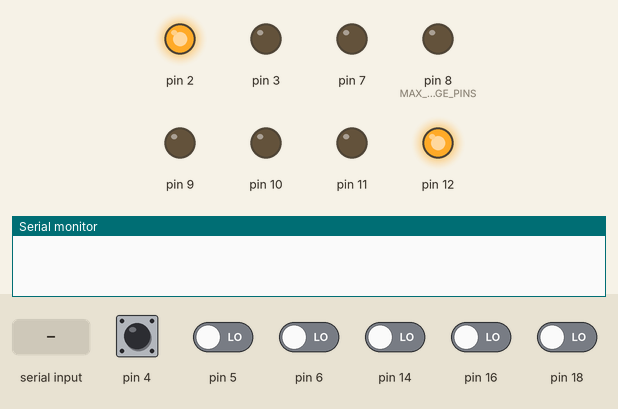
Simulated run of this sketch. Board: Arduino Uno, built with avr-gcc and run on an emulated ATmega328P. On the bench: output pins drawn as LEDs (lit = HIGH), the last lines printed to the serial monitor. Dashed ring = blinking. The test bench sets the inputs (shaded band); at power-on: pin 4–6, pin 14, pin 16, pin 18 LOW.

Above: at 1.2 s.
1.3 s: "p\n" received over Serial
At 3.7 s:
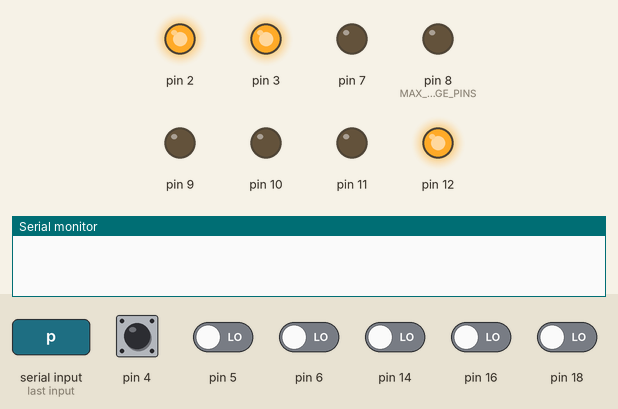
4.3 s: "o\n" received over Serial
At 5.97 s:
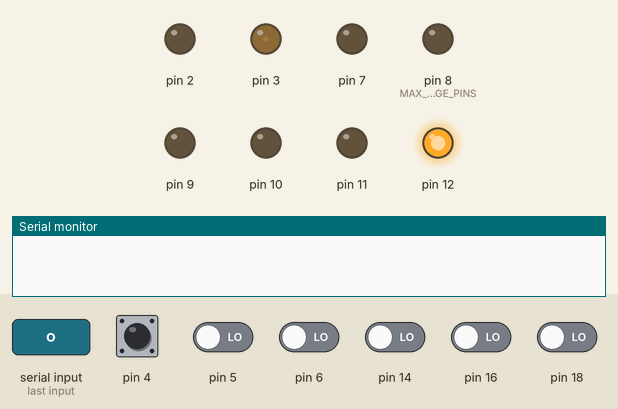
7.3 s: pin 4 driven HIGH
9.3 s: "e\n" received over Serial
10.8 s: pin 4 pulsed LOW 5 times (0.12 s each, 0.3 s apart)
At 12.4 s:
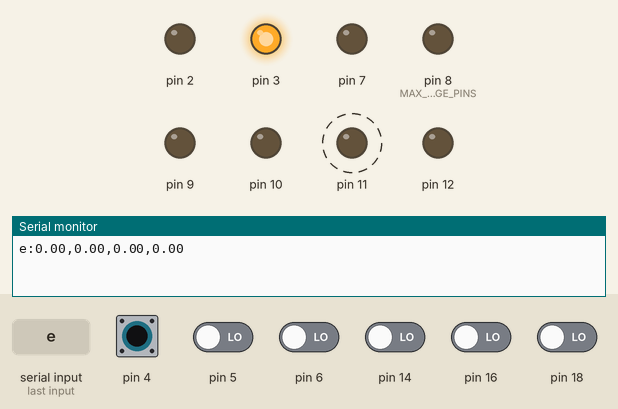
13.8 s: "p\n" received over Serial
At 17.57 s:
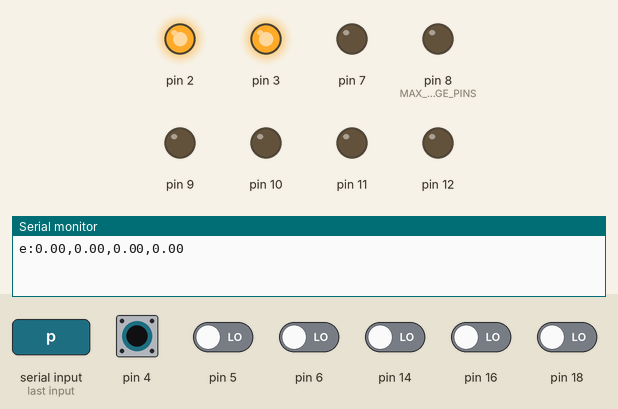
Timing chart, 0 to 17.8 s (numbered marks = the images above; inputs shaded):
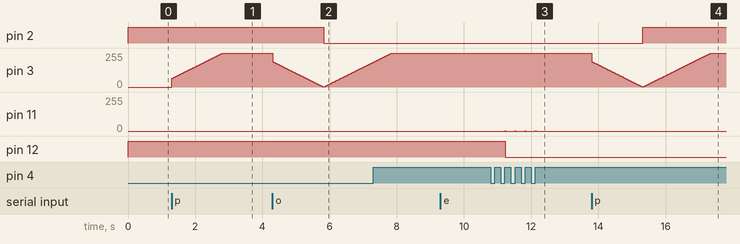

Measured:
- after the input at 1.3 s, pin 3: moves from 0/255 to 255/255 over 1.5 s, starting at once
- after the input at 4.3 s, pin 2: HIGH → LOW after 1.5 s
- after the input at 10.8 s, pin 11: alternates 2/255 for 0.02 s and 0/255 for 0.28 s, 8 changes in all, then stays 0/255, starting after 0.42 s; pin 12: HIGH → LOW after 0.42 s
- after the input at 13.8 s, pin 2: LOW → HIGH after 1.5 s

The sketch:

Theseus.ino
```cpp
//#include "MotorWheel.h" //some code reproduced
#include "PinChangeInt.h"
#include <PID_v1.h>

#define DIR_ADVANCE HIGH
#define DIR_BACKOFF LOW
#define MAX_PWM 255
#define PIN_UNDEFINED 255
#ifdef _NAMIKI_MOTOR
#define TRIGGER CHANGE
#define CPR 4  // Namiki motor
#define DIR_INVERSE
#define REDUCTION_RATIO 80
#else
#define TRIGGER RISING
#define CPR 12  // Faulhaber motor
#define DIR_INVERSE !
#define REDUCTION_RATIO 64
#endif
#define PULSESPREV 157
#define SEC_PER_MIN 60
#define MICROS_PER_SEC 1000000
#define SPEEDPPS2SPEEDRPM(freq) ((unsigned long)(freq) * (SEC_PER_MIN) / (CPR))

#define irqISR(y, x) \
  void x(); \
  struct ISRVars y = { x }; \
  void x() { \
    static bool first_pulse = true; \
    y.pulseEndMicros = micros(); \
    if (first_pulse == false && y.pulseEndMicros > y.pulseStartMicros) { \
      y.speedPPS = MICROS_PER_SEC / (y.pulseEndMicros - y.pulseStartMicros); \
      /* y.accPPSS=(y.speedPPS-y.lastSpeedPPS)*y.speedPPS; */ \
    } else first_pulse = false; \
    y.pulseStartMicros = y.pulseEndMicros; \
    /* y.lastSpeedPPS=y.speedPPS; */ \
    if (y.pinIRQB != PIN_UNDEFINED) \
      y.currDirection = DIR_INVERSE(digitalRead(y.pinIRQ) ^ digitalRead(y.pinIRQB)); \
    y.currDirection == DIR_ADVANCE ? ++y.pulses : --y.pulses; \
  }

struct ISRVars {
  void (*ISRfunc)();
  volatile long pulses;
  volatile unsigned long pulseStartMicros;
  volatile unsigned long pulseEndMicros;
  volatile unsigned int speedPPS;
  volatile bool currDirection;
  unsigned char pinIRQB;
  unsigned char pinIRQ;
};

#define W1_PWM 3
#define W1_DIR 2
#define W1_IRQ 14 //4
#define W1_IRQB 15 //5
#define W2_PWM 11
#define W2_DIR 12
#define W2_IRQ 4 //14
#define W2_IRQB 5 //15
#define W3_PWM 9
#define W3_DIR 8
#define W3_IRQ 18 //16
#define W3_IRQB 19 //17
#define W4_PWM 10
#define W4_DIR 7
#define W4_IRQ 16 //18
#define W4_IRQB 17 //19

class MotorHandler {
public:
  MotorHandler(bool rev_, unsigned char _pinPWM, unsigned char _pinDir,
               unsigned char _pinIRQ, unsigned char _pinIRQB,
               struct ISRVars* _isr)
    : pinPWM(_pinPWM), pinDir(_pinDir), isr(_isr), reverse(rev_), wheelPID(&measuredRADPS, &PIDOut, &desiredRADPS, 0.31, 0.01, 0.0, DIRECT) {

    isr->pinIRQ = _pinIRQ;
    isr->pinIRQB = _pinIRQB;
  }

  void setup() {
    pinMode(pinPWM, OUTPUT);
    pinMode(pinDir, OUTPUT);
    pinMode(isr->pinIRQ, INPUT);

    if (isr->pinIRQB != PIN_UNDEFINED) {
      pinMode(isr->pinIRQB, INPUT);
    }

    if (isr->pinIRQ == 2 || isr->pinIRQ == 3) attachInterrupt(isr->pinIRQ - 2, isr->ISRfunc, TRIGGER);
    else {
      PCattachInterrupt(isr->pinIRQ, isr->ISRfunc, TRIGGER);  // RISING --> CHANGE 201207
    }

    wheelPID.SetMode(AUTOMATIC);
    wheelPID.SetOutputLimits(-MAX_PWM, MAX_PWM);
  }

  double getDesiredRADPS() const {
    return desiredRADPS;
  }
  double setDesiredRADPS(float radPs) {
    desiredRADPS = radPs;
    return getDesiredRADPS();
  }
  double getMeasuredRADPS() {
    if (micros() - isr->pulseEndMicros > 10000) {  //speedPPS doesn't reset so detect if measure is stale
      measuredRADPS = 0.0;
      return measuredRADPS;
    }
    double RADPS = (isr->speedPPS / (double)PULSESPREV) * 2 * PI;  //(encPulses/s) * (1 rev/PULSESPREV encPulses) * (2PI rads/rev) = rads/s
    //if (abs(RADPS) < 0.001) return 0;

    if (getCurrDir() == ((reverse) ? DIR_ADVANCE : DIR_BACKOFF)) {
      RADPS = -RADPS;
    }
    measuredRADPS = RADPS;
    return measuredRADPS;
  }
  double getMeasuredRPS() {
    if (micros() - isr->pulseEndMicros > 10000) {  //speedPPS doesn't reset so detect if measure is stale
      return 0.0;
    }
    double RPS = (isr->speedPPS / (double)PULSESPREV);  //(encPulses/s) * (1 rev/PULSESPREV encPulses) = rev/s
    if (getCurrDir() == ((reverse) ? DIR_ADVANCE : DIR_BACKOFF)) {
      RPS = -RPS;
    }
    return RPS;
  }
  volatile long getPulseCount() {
    return isr->pulses;
  }
  volatile long getSpeedPPS() {
    return isr->speedPPS;
  }
  volatile bool getCurrDir() const {
    return isr->currDirection;
  }
  void PIDSet(double Kp, double Ki, double Kd, int sampleMs = 20) {
    wheelPID.SetSampleTime(sampleMs);
    wheelPID.SetTunings(Kp, Ki, Kd);
  }
  bool Compute() {
    getMeasuredRADPS();
    if (wheelPID.Compute()) {    //new output (flCMD>=0)?DIR_ADVANCE:DIR_BACKOFF (rrCMD<0)?DIR_ADVANCE:DIR_BACKOFF
      bool dir;
      if (reverse) {
        dir = (PIDOut>=0)?DIR_ADVANCE:DIR_BACKOFF;
      } else {
        dir = (PIDOut<0)?DIR_ADVANCE:DIR_BACKOFF;
      }
      double processedOut = (abs(PIDOut) <= MAX_PWM) ? abs(PIDOut) : MAX_PWM;
      analogWrite(pinPWM, processedOut);
      digitalWrite(pinDir, dir);
      return true;
    } else {
      return false;
    }
  }
  void reportPID() {
    Serial.print("Measured:");Serial.print(measuredRADPS);Serial.print("; Desired:");Serial.print(desiredRADPS);Serial.print("; PIDOut:");Serial.println(PIDOut);
  }
  unsigned int runPWM(unsigned int PWM,bool dir) {
    analogWrite(pinPWM,PWM);
    digitalWrite(pinDir,dir);
    return PWM;
  }

  double PIDOut;
private:
  struct ISRVars* isr;
  unsigned char pinPWM;
  unsigned char pinDir;
  bool reverse;
  volatile double desiredRADPS;
  volatile double measuredRADPS;
  PID wheelPID;
};

irqISR(irq1, isr1);
MotorHandler rl_wheel(1, W1_PWM, W1_DIR, W1_IRQ, W1_IRQB, &irq1);

irqISR(irq2, isr2);
MotorHandler fl_wheel(1, W2_PWM, W2_DIR, W2_IRQ, W2_IRQB, &irq2);

irqISR(irq3, isr3);
MotorHandler fr_wheel(0, W3_PWM, W3_DIR, W3_IRQ, W3_IRQB, &irq3);

irqISR(irq4, isr4);
MotorHandler rr_wheel(0, W4_PWM, W4_DIR, W4_IRQ, W4_IRQB, &irq4);

void setDesiredVelocities(MotorHandler* fl, MotorHandler* rl, MotorHandler* rr, MotorHandler* fr, float flCMD, float rlCMD, float rrCMD, float frCMD) {
  fl->setDesiredRADPS(flCMD);
  rl->setDesiredRADPS(rlCMD);
  rr->setDesiredRADPS(rrCMD);
  fr->setDesiredRADPS(frCMD);
}

size_t sendEncoderVelocities(MotorHandler* fl, MotorHandler* rl, MotorHandler* rr, MotorHandler* fr) {
  size_t count = Serial.print("e:");
  count += Serial.print(fl->getMeasuredRADPS());
  count += Serial.print(",");
  count += Serial.print(fr->getMeasuredRADPS());
  count += Serial.print(",");
  count += Serial.print(rl->getMeasuredRADPS());
  count += Serial.print(",");
  count += Serial.println(rr->getMeasuredRADPS());
  return count;
}

size_t sendDesiredVelocities(MotorHandler* fl, MotorHandler* rl, MotorHandler* rr, MotorHandler* fr) {
  size_t count = Serial.print("vs:");
  count += Serial.print(fl->getDesiredRADPS());
  count += Serial.print(",");
  count += Serial.print(fr->getDesiredRADPS());
  count += Serial.print(",");
  count += Serial.print(rl->getDesiredRADPS());
  count += Serial.print(",");
  count += Serial.println(rr->getDesiredRADPS());
  return count;
}

void PIDSet(MotorHandler* fl, MotorHandler* rl, MotorHandler* rr, MotorHandler* fr, float Kp, float Ki, float Kd, int sampleMs = 20) {
  fl->PIDSet(Kp, Ki, Kd, sampleMs);
  rl->PIDSet(Kp, Ki, Kd, sampleMs);
  rr->PIDSet(Kp, Ki, Kd, sampleMs);
  fr->PIDSet(Kp, Ki, Kd, sampleMs);
}

void ComputePIDs(MotorHandler* fl, MotorHandler* rl, MotorHandler* rr, MotorHandler* fr) {
  fl->Compute();
  rl->Compute();
  rr->Compute();
  fr->Compute();
}

void setup() {
  TCCR1B = TCCR1B & 0xf8 | 0x01;  // Pin9,Pin10 PWM 31250Hz
  TCCR2B = TCCR2B & 0xf8 | 0x01;  // Pin3,Pin11 PWM 31250Hz

  Serial.begin(115200);

  fl_wheel.setup();
  rl_wheel.setup();
  rr_wheel.setup();
  fr_wheel.setup();

  PIDSet(&fl_wheel, &rl_wheel, &rr_wheel, &fr_wheel, 20, 40, 0.01, 20);
}

void loop() {
  if (Serial.available() > 0) {
    String data = Serial.readStringUntil('\n');
    data.trim();
    if (data == "e") {
      sendEncoderVelocities(&fl_wheel, &rl_wheel, &rr_wheel, &fr_wheel);
    } else if (data.startsWith("v:")) {  //format: v:<fl>,<fr>,<rl>,<rr>\n`
      data.remove(0, 2);                 //delete v:
      int firstComma = data.indexOf(',');
      int secondComma = data.indexOf(',', firstComma + 1);
      int thirdComma = data.indexOf(',', secondComma + 1);

      double flCMD = data.substring(0, firstComma).toDouble();
      double frCMD = data.substring(firstComma + 1, secondComma).toDouble();
      double rlCMD = data.substring(secondComma + 1, thirdComma).toDouble();
      double rrCMD = data.substring(thirdComma + 1, data.length()).toDouble();

      setDesiredVelocities(&fl_wheel, &rl_wheel, &rr_wheel, &fr_wheel, flCMD, rlCMD, rrCMD, frCMD);
      //sendDesiredVelocities(&fl_wheel,&rl_wheel,&rr_wheel,&fr_wheel);
      // fl_wheel.runPWM(flCMD,(flCMD>=0)?DIR_ADVANCE:DIR_BACKOFF);
      // rl_wheel.runPWM(rlCMD,(rlCMD>=0)?DIR_ADVANCE:DIR_BACKOFF);
      // rr_wheel.runPWM(rrCMD,(rrCMD<0)?DIR_ADVANCE:DIR_BACKOFF);
      // fr_wheel.runPWM(frCMD,(frCMD<0)?DIR_ADVANCE:DIR_BACKOFF);
    } else if (data.startsWith("p")) {
      setDesiredVelocities(&fl_wheel, &rl_wheel, &rr_wheel, &fr_wheel, 0, PI, 0, 0);
    } else if (data.startsWith("o")) {
      setDesiredVelocities(&fl_wheel, &rl_wheel, &rr_wheel, &fr_wheel, 0, -PI, 0, 0);
    } else if (data.startsWith("s")) {
      setDesiredVelocities(&fl_wheel, &rl_wheel, &rr_wheel, &fr_wheel, 0, 0, 0, 0);
    } else if (data.startsWith("z")) {
      sendDesiredVelocities(&fl_wheel, &rl_wheel, &rr_wheel, &fr_wheel);
    } else if (data.startsWith("1")) {
      Serial.print("pulses: ");Serial.println(rl_wheel.getPulseCount());
    } else if (data.startsWith("2")) {
      Serial.print("speedPPS: ");Serial.println(rl_wheel.getSpeedPPS());
    } else if (data.startsWith("3")) {
      Serial.print("PIDOut: ");Serial.println(rl_wheel.PIDOut);
    } else if (data.startsWith("4")) {
      if (rl_wheel.getCurrDir() == DIR_BACKOFF) {
        Serial.println("Inverting");
      } else Serial.println("Not Inverting");
    } else if (data.startsWith("5")) {
      fl_wheel.runPWM(255, DIR_ADVANCE);
      //Serial.println(rl_wheel.getMeasuredRPS());
    }
  }
  //Serial.print("MeasuredRADPS:");Serial.print()
  ComputePIDs(&fl_wheel, &rl_wheel, &rr_wheel, &fr_wheel);
  //fl_wheel.getMeasuredRADPS();
  //fl_wheel.reportPID();
}
```

PinChangeInt.cpp
```cpp
/*
	PinChangeInt.cpp
*/

#include "PinChangeInt.h"


PCintPort::PCintPin PCintPort::PCintPin::pinDataAlloc[MAX_PIN_CHANGE_PINS];


PCintPort PCintPort::pcIntPorts[] = {
	PCintPort(0,PCMSK0),
	PCintPort(1,PCMSK1),
	PCintPort(2,PCMSK2)
};

void PCintPort::addPin(uint8_t mode,uint8_t mask,PCIntvoidFuncPtr userFunc)
{
	//int i = 0;
	PCintPin* p = PCintPin::pinDataAlloc;
	do {
		if (!p->PCintMode) { // found an available pin data structure
			// now find the next slot to put it in
			PCintPin** t = &pcIntPins[0];
			do {
				if (!*t) {	// we have a slot
					// fill in the data
					p->PCintMode = mode;
					*t = p;
					p->PCintFunc = userFunc;
					// set the mask
					pcmask |= p->PCIntMask = mask;
					// enable the interrupt
					PCICR |= PCICRbit;

				#ifdef	DEBUG
					Serial.print("BitMask = ");
					Serial.print(mask, BIN);
					Serial.print("; ");
					Serial.print("slot = ");
					Serial.println((int)(t - &pcIntPins[0]), DEC);
				#endif

					return;
				}
			}	 while (int(++t) < int(&pcIntPins[8]));
		}
	} while (int(++p) < int(&PCintPin::pinDataAlloc[MAX_PIN_CHANGE_PINS]));
}

void PCintPort::delPin(uint8_t mask)
{
	PCintPin** t = pcIntPins;
	while (*t) {
		PCintPin& p = **t;
		if (p.PCIntMask == mask) {	// found the target
			uint8_t oldSREG = SREG;
			cli();
			// disable the mask.
			pcmask &= ~mask;
			// if that's the last one, disable the interrupt.
			if (pcmask == 0) {
				PCICR &= ~(PCICRbit);
			}
			p.PCIntMask = 0;
			p.PCintMode = 0;
			p.PCintFunc = NULL;
			do { // shuffle down as we pass through the list, filling the hole
				*t = t[1];
			} while (*t);
			SREG = oldSREG;
			return;
		}
		t++;
	}
}

/*
 * attach an interrupt to a specific pin using pin change interrupts.
 */
void PCintPort::attachInterrupt(uint8_t pin, PCIntvoidFuncPtr userFunc, int mode)
{
	uint8_t portNum = digitalPinToPort(pin);
	#if defined(__AVR_ATmega1280__) || defined(__AVR_ATmega2560__)
		if (((portNum != 2) && (portNum != 11))
			|| (userFunc == NULL)
			) {

		#ifdef	DEBUG
			Serial.println("NOT_A_PORT det");
		#endif

			return;
		}
		// map pin to PCIR register
		uint8_t portIndex = (portNum == 2)?(0):(2);
	#else
		if ((portNum == NOT_A_PORT) || (userFunc == NULL)) {
			return;
		}
		// map pin to PCIR register
		uint8_t portIndex = portNum - 2;
	#endif

	#ifdef	DEBUG
		Serial.print("portNum = ");
		Serial.print(portNum, DEC);
		Serial.print("; ");
	#endif

	PCintPort &port = PCintPort::pcIntPorts[portIndex];
	port.addPin(mode,digitalPinToBitMask(pin),userFunc);
}

void PCintPort::detachInterrupt(uint8_t pin)
{
	uint8_t portNum = digitalPinToPort(pin);
	#if defined(__AVR_ATmega1280__) || defined(__AVR_ATmega2560__)
		if ((portNum != 2) && (portNum != 11)) {
			//Serial.println("NOT_A_PORT det");
			return;
		}
		uint8_t portIndex = (portNum == 2)?(0):(2);
		PCintPort& port = PCintPort::pcIntPorts[portIndex];

	#else
		if (portNum == NOT_A_PORT) {
			//Serial.println("NOT_A_PORT det");
			return;
		}
		PCintPort& port = PCintPort::pcIntPorts[portNum - 2];
	#endif

	port.delPin(digitalPinToBitMask(pin));
}

// common code for isr handler. "port" is the PCINT number.
// there isn't really a good way to back-map ports and masks to pins.
void PCintPort::PCint() {
	#ifndef DISABLE_PCINT_MULTI_SERVICE
	uint8_t pcifr;
	do {
	#endif
		uint8_t curr = portInputReg;
		uint8_t mask = curr ^ PCintLast;
		// get the pin states for the indicated port.
		// mask is pins that have changed. screen out non pcint pins.
		if ((mask &= pcmask) == 0) {
			return;
		}
		PCintLast = curr;
		PCintPin** t = pcIntPins;
		while (*t) {
			PCintPin& p = **t;
			if (p.PCIntMask & mask) { // a changed bit
				// Trigger interrupt if mode is CHANGE, or if mode is RISING and
				// the bit is currently high, or if mode is FALLING and bit is low.
				if (p.PCintMode == CHANGE
					|| ((p.PCintMode == FALLING) && !(curr & p.PCIntMask))
					|| ((p.PCintMode == RISING) && (curr & p.PCIntMask))
					) {
					p.PCintFunc();
				}
			}
			t++;
		}
	#ifndef DISABLE_PCINT_MULTI_SERVICE
		pcifr = PCIFR & PCICRbit;
		PCIFR = pcifr;	// clear the interrupt if we will process is (no effect if bit is zero)
	} while(pcifr);
	#endif
}

#ifndef NO_PORTB_PINCHANGES
ISR(PCINT0_vect) {
	PCintPort::pcIntPorts[0].PCint();
}
#endif

#ifndef NO_PORTC_PINCHANGES
ISR(PCINT1_vect) {
	PCintPort::pcIntPorts[1].PCint();
}
#endif

#ifndef NO_PORTD_PINCHANGES
ISR(PCINT2_vect) {
	PCintPort::pcIntPorts[2].PCint();
}
#endif
```

PinChangeIntConfig.h
```cpp
// This file is used to separate the changes you make to personalize the
// Pin Change Interrupt library from any future changes to the library itself.
// Ideally it would reside in the folder of the current sketch, but I have not
// figured out how such a file can be included from a library.
// Nothing is required to be defined within this file since default values are
// defined in the primary PinChangeInt.h file.

// Uncomment the line below to limit the handler to servicing a single interrupt per invocation.
//#define	DISABLE_PCINT_MULTI_SERVICE

// Define the value MAX_PIN_CHANGE_PINS to limit the number of pins that may be
// used for pin change interrupts. This value determines the number of pin change
// interrupts supported for all ports.
//#define	MAX_PIN_CHANGE_PINS 2

// declare ports without pin change interrupts used
//#define	NO_PORTB_PINCHANGES
//#define	NO_PORTC_PINCHANGES
//#define	NO_PORTD_PINCHANGES
```

Source omitted: PinChangeInt.h (4374 bytes)
